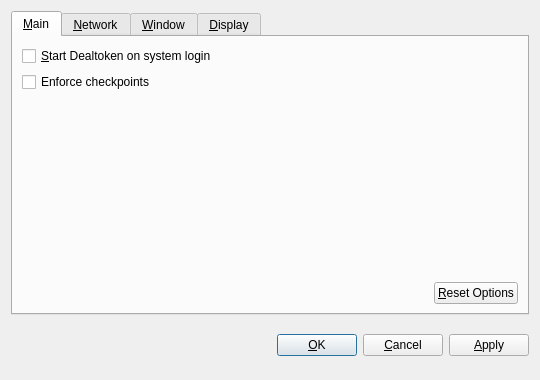
<?xml version="1.0" encoding="UTF-8"?>
<ui version="4.0">
 <class>OptionsDialog</class>
 <widget class="QDialog" name="OptionsDialog">
  <property name="geometry">
   <rect>
    <x>0</x>
    <y>0</y>
    <width>540</width>
    <height>380</height>
   </rect>
  </property>
  <property name="windowTitle">
   <string>Options</string>
  </property>
  <property name="modal">
   <bool>true</bool>
  </property>
  <layout class="QVBoxLayout" name="verticalLayout">
   <item>
    <widget class="QTabWidget" name="tabWidget">
     <property name="tabPosition">
      <enum>QTabWidget::North</enum>
     </property>
     <property name="currentIndex">
      <number>0</number>
     </property>
     <widget class="QWidget" name="tabMain">
      <attribute name="title">
       <string>&amp;Main</string>
      </attribute>
      <layout class="QVBoxLayout" name="verticalLayout_Main">
       <item>
        <widget class="QCheckBox" name="DealtokenAtStartup">
         <property name="toolTip">
          <string>Automatically start Dealtoken after logging in to the system.</string>
         </property>
         <property name="text">
          <string>&amp;Start Dealtoken on system login</string>
         </property>
        </widget>
       </item>
       <item>
        <widget class="QCheckBox" name="checkpointEnforce">
         <property name="toolTip">
          <string>Check this box to follow the centrally issued checkpoints.</string>
         </property>
         <property name="text">
          <string>Enforce checkpoints</string>
         </property>
        </widget>
       </item>
       <item>
        <spacer name="verticalSpacer_Main">
         <property name="orientation">
          <enum>Qt::Vertical</enum>
         </property>
         <property name="sizeHint" stdset="0">
          <size>
           <width>20</width>
           <height>40</height>
          </size>
         </property>
        </spacer>
       </item>
       <item>
        <layout class="QHBoxLayout" name="horizontalLayout_2_Main">
         <item>
          <spacer name="horizontalSpacer_2_Main">
           <property name="orientation">
            <enum>Qt::Horizontal</enum>
           </property>
           <property name="sizeHint" stdset="0">
            <size>
             <width>40</width>
             <height>20</height>
            </size>
           </property>
          </spacer>
         </item>
         <item>
          <widget class="QPushButton" name="resetButton">
           <property name="toolTip">
            <string>Reset all client options to default.</string>
           </property>
           <property name="text">
            <string>&amp;Reset Options</string>
           </property>
           <property name="autoDefault">
            <bool>false</bool>
           </property>
          </widget>
         </item>
        </layout>
       </item>
      </layout>
     </widget>
     <widget class="QWidget" name="tabNetwork">
      <attribute name="title">
       <string>&amp;Network</string>
      </attribute>
      <layout class="QVBoxLayout" name="verticalLayout_Network">
       <item>
        <widget class="QCheckBox" name="mapPortUpnp">
         <property name="toolTip">
          <string>Automatically open the Dealtoken client port on the router. This only works when your router supports UPnP and it is enabled.</string>
         </property>
         <property name="text">
          <string>Map port using &amp;UPnP</string>
         </property>
        </widget>
       </item>
       <item>
        <widget class="QCheckBox" name="connectSocks">
         <property name="toolTip">
          <string>Connect to the Dealtoken network through a SOCKS proxy (e.g. when connecting through Tor).</string>
         </property>
         <property name="text">
          <string>&amp;Connect through SOCKS proxy:</string>
         </property>
        </widget>
       </item>
       <item>
        <layout class="QHBoxLayout" name="horizontalLayout_Network">
         <item>
          <widget class="QLabel" name="proxyIpLabel">
           <property name="text">
            <string>Proxy &amp;IP:</string>
           </property>
           <property name="textFormat">
            <enum>Qt::PlainText</enum>
           </property>
           <property name="buddy">
            <cstring>proxyIp</cstring>
           </property>
          </widget>
         </item>
         <item>
          <widget class="QValidatedLineEdit" name="proxyIp">
           <property name="maximumSize">
            <size>
             <width>140</width>
             <height>16777215</height>
            </size>
           </property>
           <property name="toolTip">
            <string>IP address of the proxy (e.g. 127.0.0.1)</string>
           </property>
          </widget>
         </item>
         <item>
          <widget class="QLabel" name="proxyPortLabel">
           <property name="text">
            <string>&amp;Port:</string>
           </property>
           <property name="textFormat">
            <enum>Qt::PlainText</enum>
           </property>
           <property name="buddy">
            <cstring>proxyPort</cstring>
           </property>
          </widget>
         </item>
         <item>
          <widget class="QLineEdit" name="proxyPort">
           <property name="maximumSize">
            <size>
             <width>55</width>
             <height>16777215</height>
            </size>
           </property>
           <property name="toolTip">
            <string>Port of the proxy (e.g. 9050)</string>
           </property>
          </widget>
         </item>
         <item>
          <widget class="QLabel" name="socksVersionLabel">
           <property name="text">
            <string>SOCKS &amp;Version:</string>
           </property>
           <property name="textFormat">
            <enum>Qt::PlainText</enum>
           </property>
           <property name="buddy">
            <cstring>socksVersion</cstring>
           </property>
          </widget>
         </item>
         <item>
          <widget class="QValueComboBox" name="socksVersion">
           <property name="toolTip">
            <string>SOCKS version of the proxy (e.g. 5)</string>
           </property>
          </widget>
         </item>
         <item>
          <spacer name="horizontalSpacer_Network">
           <property name="orientation">
            <enum>Qt::Horizontal</enum>
           </property>
           <property name="sizeHint" stdset="0">
            <size>
             <width>40</width>
             <height>20</height>
            </size>
           </property>
          </spacer>
         </item>
        </layout>
       </item>
       <item>
        <spacer name="verticalSpacer_Network">
         <property name="orientation">
          <enum>Qt::Vertical</enum>
         </property>
         <property name="sizeHint" stdset="0">
          <size>
           <width>20</width>
           <height>40</height>
          </size>
         </property>
        </spacer>
       </item>
      </layout>
     </widget>
     <widget class="QWidget" name="tabWindow">
      <attribute name="title">
       <string>&amp;Window</string>
      </attribute>
      <layout class="QVBoxLayout" name="verticalLayout_Window">
       <item>
        <widget class="QCheckBox" name="minimizeToTray">
         <property name="toolTip">
          <string>Show only a tray icon after minimizing the window.</string>
         </property>
         <property name="text">
          <string>&amp;Minimize to the tray instead of the taskbar</string>
         </property>
        </widget>
       </item>
       <item>
        <widget class="QCheckBox" name="minimizeOnClose">
         <property name="toolTip">
          <string>Minimize instead of exit the application when the window is closed. When this option is enabled, the application will be closed only after selecting Quit in the menu.</string>
         </property>
         <property name="text">
          <string>M&amp;inimize on close</string>
         </property>
        </widget>
       </item>
       <item>
        <spacer name="verticalSpacer_Window">
         <property name="orientation">
          <enum>Qt::Vertical</enum>
         </property>
         <property name="sizeHint" stdset="0">
          <size>
           <width>20</width>
           <height>40</height>
          </size>
         </property>
        </spacer>
       </item>
      </layout>
     </widget>
     <widget class="QWidget" name="tabDisplay">
      <attribute name="title">
       <string>&amp;Display</string>
      </attribute>
      <layout class="QVBoxLayout" name="verticalLayout_Display">
       <item>
        <layout class="QHBoxLayout" name="horizontalLayout_1_Display">
         <item>
          <widget class="QLabel" name="langLabel">
           <property name="text">
            <string>User Interface &amp;language:</string>
           </property>
           <property name="textFormat">
            <enum>Qt::PlainText</enum>
           </property>
           <property name="buddy">
            <cstring>lang</cstring>
           </property>
          </widget>
         </item>
         <item>
          <widget class="QValueComboBox" name="lang">
           <property name="toolTip">
            <string>The user interface language can be set here. This setting will take effect after restarting Dealtoken.</string>
           </property>
          </widget>
         </item>
        </layout>
       </item>
       <item>
        <layout class="QHBoxLayout" name="horizontalLayout_2_Display">
         <item>
          <widget class="QLabel" name="unitLabel">
           <property name="text">
            <string>&amp;Unit to show amounts in:</string>
           </property>
           <property name="textFormat">
            <enum>Qt::PlainText</enum>
           </property>
           <property name="buddy">
            <cstring>unit</cstring>
           </property>
          </widget>
         </item>
         <item>
          <widget class="QValueComboBox" name="unit">
           <property name="toolTip">
            <string>Choose the default subdivision unit to show in the interface and when sending coins.</string>
           </property>
          </widget>
         </item>
        </layout>
       </item>
       <item>
        <widget class="QCheckBox" name="displayAddresses">
         <property name="toolTip">
          <string>Whether to show Dealtoken addresses in the transaction list or not.</string>
         </property>
         <property name="text">
          <string>&amp;Display addresses in transaction list</string>
         </property>
        </widget>
       </item>
       <item>
         <widget class="QCheckBox" name="coinControlFeatures">
           <property name="toolTip">
            <string>Whether to show coin control features or not.</string>
           </property>
           <property name="text">
            <string>Display coin &amp;control features (experts only!)</string>
           </property>
         </widget>
       </item>
       <item>
        <spacer name="verticalSpacer_Display">
         <property name="orientation">
          <enum>Qt::Vertical</enum>
         </property>
         <property name="sizeHint" stdset="0">
          <size>
           <width>20</width>
           <height>40</height>
          </size>
         </property>
        </spacer>
       </item>
      </layout>
     </widget>
    </widget>
   </item>
   <item>
    <layout class="QHBoxLayout" name="horizontalLayout_Buttons">
     <item>
      <spacer name="horizontalSpacer_1">
       <property name="orientation">
        <enum>Qt::Horizontal</enum>
       </property>
       <property name="sizeHint" stdset="0">
        <size>
         <width>40</width>
         <height>48</height>
        </size>
       </property>
      </spacer>
     </item>
     <item>
      <widget class="QLabel" name="statusLabel">
       <property name="font">
        <font>
         <weight>75</weight>
         <bold>true</bold>
        </font>
       </property>
       <property name="text">
        <string/>
       </property>
       <property name="textFormat">
        <enum>Qt::PlainText</enum>
       </property>
       <property name="wordWrap">
        <bool>true</bool>
       </property>
      </widget>
     </item>
     <item>
      <spacer name="horizontalSpacer_2">
       <property name="orientation">
        <enum>Qt::Horizontal</enum>
       </property>
       <property name="sizeHint" stdset="0">
        <size>
         <width>40</width>
         <height>48</height>
        </size>
       </property>
      </spacer>
     </item>
     <item>
      <widget class="QPushButton" name="okButton">
       <property name="text">
        <string>&amp;OK</string>
       </property>
      </widget>
     </item>
     <item>
      <widget class="QPushButton" name="cancelButton">
       <property name="text">
        <string>&amp;Cancel</string>
       </property>
       <property name="autoDefault">
        <bool>false</bool>
       </property>
      </widget>
     </item>
     <item>
      <widget class="QPushButton" name="applyButton">
       <property name="text">
        <string>&amp;Apply</string>
       </property>
       <property name="autoDefault">
        <bool>false</bool>
       </property>
      </widget>
     </item>
    </layout>
   </item>
  </layout>
 </widget>
 <customwidgets>
  <customwidget>
   <class>DealtokenAmountField</class>
   <extends>QSpinBox</extends>
   <header>Dealtokenamountfield.h</header>
  </customwidget>
  <customwidget>
   <class>QValueComboBox</class>
   <extends>QComboBox</extends>
   <header>qvaluecombobox.h</header>
  </customwidget>
  <customwidget>
   <class>QValidatedLineEdit</class>
   <extends>QLineEdit</extends>
   <header>qvalidatedlineedit.h</header>
  </customwidget>
 </customwidgets>
 <resources/>
 <connections/>
</ui>
